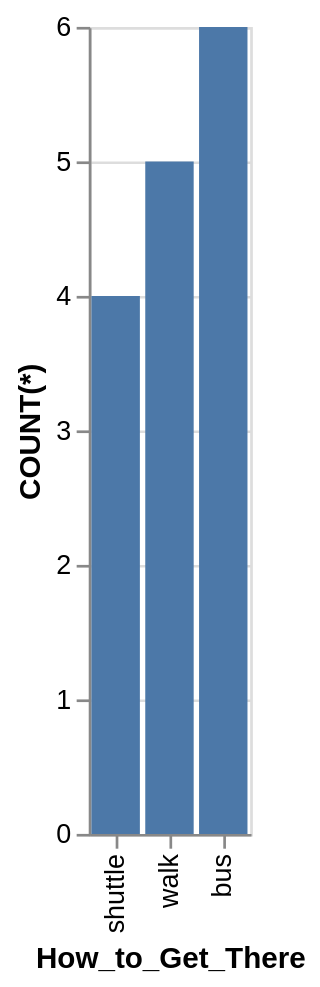

Specify this chart in Vega-Lite:
### Vega-Lite specification from a JSON file in a GitHub repository (floating-point values rounded to 4 significant figures)
{"data": {"values": [{"x_data": "shuttle", "y_data": 4}, {"x_data": "walk", "y_data": 5}, {"x_data": "bus", "y_data": 6}]}, "mark": "bar", "encoding": {"x": {"field": "x_data", "type": "nominal", "title": "How_to_Get_There", "sort": {"op": "sum", "field": "y_data", "order": "ascending"}}, "y": {"field": "y_data", "type": "quantitative", "title": "COUNT(*)"}}}
